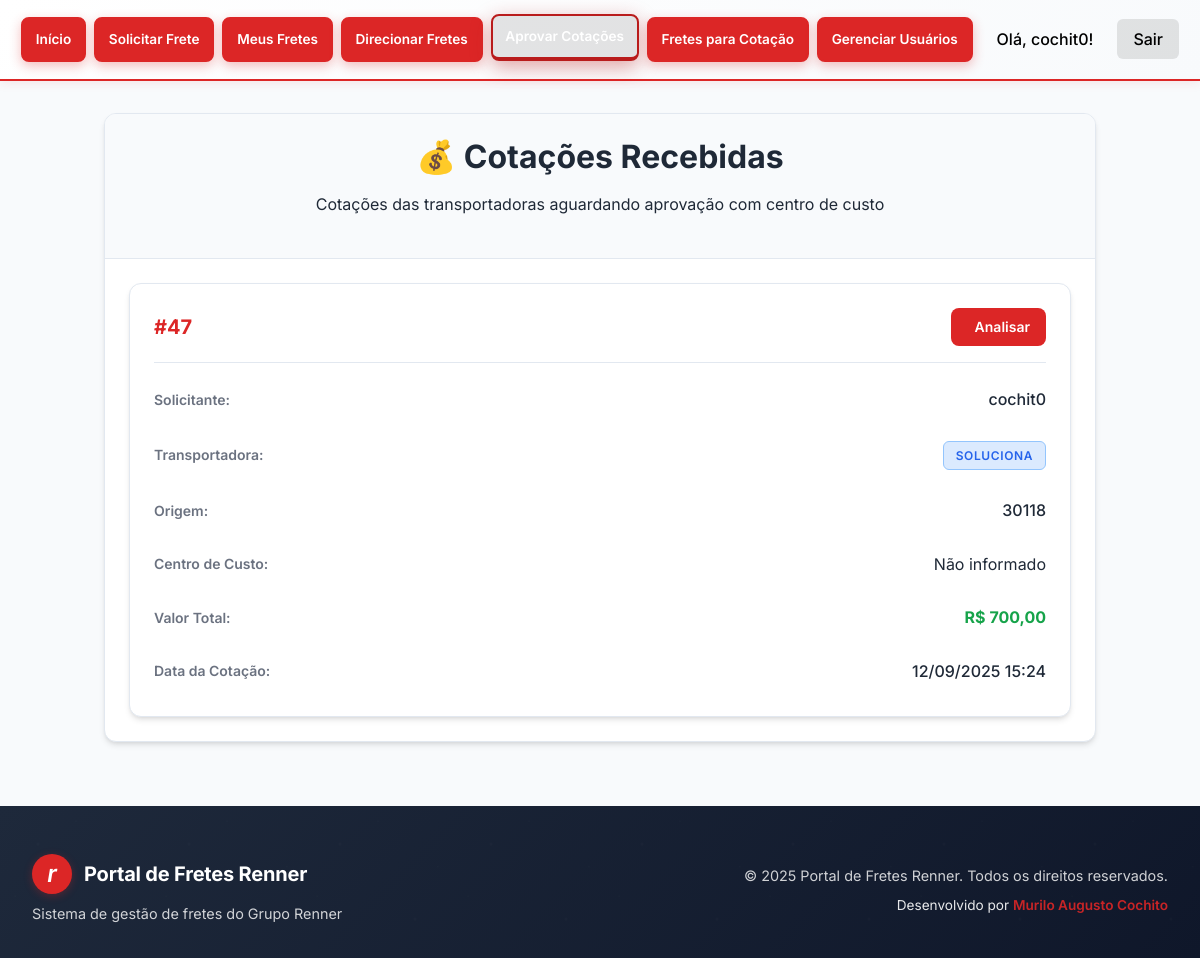
Before: /cotacoes-recebidas/ (signed in) with the older database file.
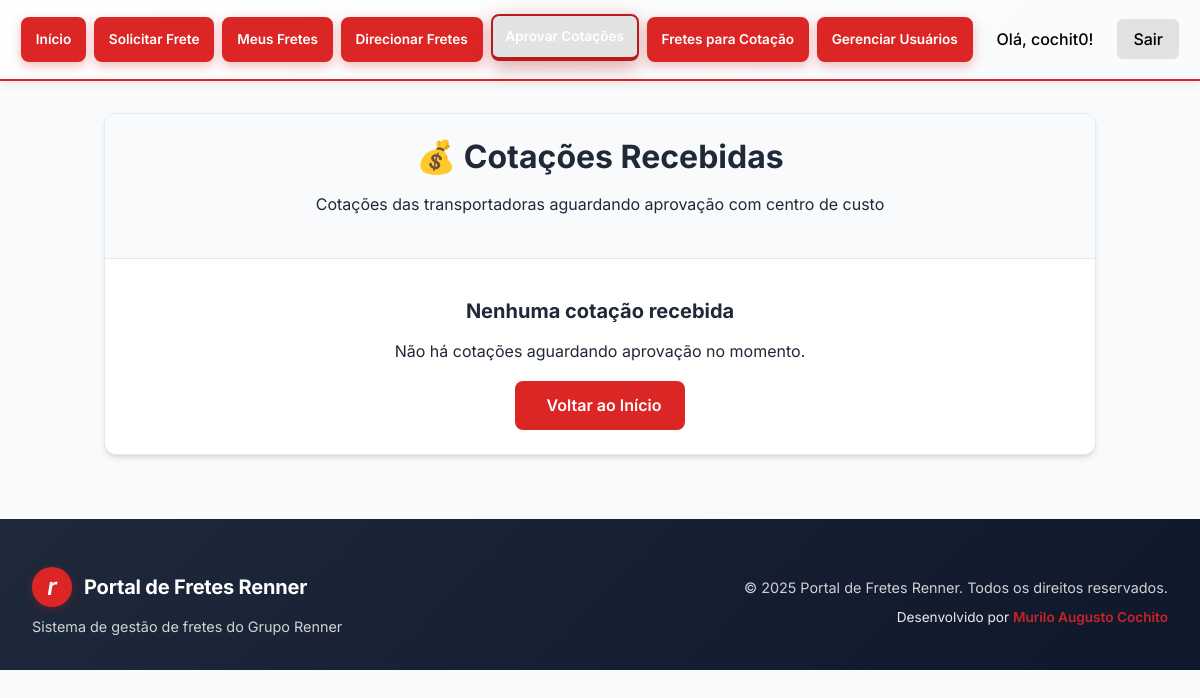
After: the same page with the newer database file.
### fretes/models.py (models this page shows, shortened)
class CotacaoFrete(models.Model):
	frete = models.ForeignKey(FreteRequest, on_delete=models.CASCADE, related_name='cotacoes')
	transportadora = models.ForeignKey(Transportadora, on_delete=models.CASCADE, related_name='cotacoes_feitas')
	valor_frete = models.DecimalField(max_digits=10, decimal_places=2, null=True, blank=True, verbose_name="Valor do Frete")
	valor_pedagio = models.DecimalField(max_digits=10, decimal_places=2, null=True, blank=True, verbose_name="Valor do Pedágio")
	valor_ajudante = models.DecimalField(max_digits=10, decimal_places=2, null=True, blank=True, verbose_name="Valor do Ajudante")
	valor_total = models.DecimalField(max_digits=10, decimal_places=2, null=True, blank=True, verbose_name="Valor Total")
	STATUS_COTACAO_CHOICES = [
		('pendente', 'Pendente'),
		('enviada', 'Enviada'),
		('aprovada', 'Aprovada'),
		('rejeitada', 'Rejeitada'),
		('rejeitada_transportadora', 'Rejeitada pela Transportadora'),
	]
	status = models.CharField(max_length=30, choices=STATUS_COTACAO_CHOICES, default='pendente')
	data_cotacao = models.DateTimeField(null=True, blank=True, verbose_name="Data da Cotação")
	observacoes_cotacao = models.TextField(blank=True, null=True, verbose_name="Observações da Cotação")
	motivo_rejeicao_transportadora = models.TextField(blank=True, null=True, verbose_name="Motivo da Rejeição pela Transportadora")
	aprovador = models.ForeignKey(User, on_delete=models.SET_NULL, null=True, blank=True, related_name='cotacoes_aprovadas', verbose_name="Aprovador")
	data_aprovacao = models.DateTimeField(null=True, blank=True, verbose_name="Data de Aprovação")
	observacoes_aprovacao = models.TextField(blank=True, null=True, verbose_name="Observações da Aprovação")
	justificativa_rejeicao = models.TextField(blank=True, null=True, verbose_name="Justificativa da Rejeição")

class FreteRequest(models.Model):
	usuario = models.ForeignKey(User, on_delete=models.CASCADE)
	data_criacao = models.DateTimeField(auto_now_add=True)
	descricao = models.TextField(blank=True)
	transportadora_selecionada = models.ForeignKey(Transportadora, null=True, blank=True, on_delete=models.SET_NULL)
	origem = models.ForeignKey(Loja, null=True, blank=True, on_delete=models.SET_NULL, related_name='fretes_origem')
	horario_coleta = models.CharField(max_length=50, blank=True, null=True)
	observacoes_origem = models.TextField(blank=True, null=True, verbose_name="Observações da Coleta")
	anexo_origem = models.FileField(upload_to='anexos/origem/', blank=True, null=True, verbose_name="Anexo da Origem", help_text="Arquivo Excel ou PDF relacionado à origem")
	TIPO_VEICULO_CHOICES = [
		('carreta', 'Carreta'),
		('truck', 'Truck'),
		('vuc', 'VUC'),
		('toco', 'Toco'),
		('3_4', '3/4'),
		('van', 'Van'),
	]
	tipo_veiculo = models.CharField(max_length=10, choices=TIPO_VEICULO_CHOICES, blank=True, null=True, verbose_name="Tipo de Veículo", help_text="Tipo de veículo necessário para o frete")
	precisa_ajudante = models.BooleanField(default=False, verbose_name="Precisa de Ajudante", help_text="Indica se o frete necessita de ajudante")
	quantidade_ajudantes = models.PositiveIntegerField(default=0, verbose_name="Quantidade de Ajudantes", help_text="Número de ajudantes necessários")
	nota_fiscal_emitida = models.BooleanField(default=False, verbose_name="Nota Fiscal Emitida", help_text="Indica se a nota fiscal já foi emitida")
	anexo_nota_fiscal = models.FileField(upload_to='anexos/nota_fiscal/', blank=True, null=True, verbose_name="Anexo da Nota Fiscal", help_text="Arquivo da nota fiscal (PDF, Excel)")
	quem_paga_frete = models.CharField(max_length=100, blank=True, null=True, verbose_name="Quem Paga o Frete", help_text="Loja responsável pelo pagamento do frete")
	STATUS_CHOICES = [
		('pendente', 'Pendente'),
		('cotacao_enviada', 'Cotação Enviada'),
		('cotacao_recebida', 'Cotação Recebida'),
		('cotacao_aprovada', 'Cotação Aprovada'),
		('rejeitado', 'Rejeitado'),
		('rejeitado_transportadora', 'Rejeitado pela Transportadora'),
		('cancelado', 'Cancelado'),
		('finalizado', 'Finalizado'),
	]
	status = models.CharField(max_length=30, choices=STATUS_CHOICES, default='pendente')
	centro_custo = models.CharField(max_length=100, blank=True, null=True, verbose_name="Centro de Custo", help_text="Centro de custo aprovado para o frete")
	aprovador = models.ForeignKey(User, on_delete=models.SET_NULL, null=True, blank=True, related_name='fretes_aprovados', verbose_name="Aprovador")
	data_aprovacao = models.DateTimeField(null=True, blank=True, verbose_name="Data de Aprovação")
	observacoes_aprovacao = models.TextField(blank=True, null=True, verbose_name="Observações da Aprovação")
	justificativa_rejeicao = models.TextField(blank=True, null=True, verbose_name="Justificativa da Rejeição")
	motivo_cancelamento = models.TextField(blank=True, null=True, verbose_name="Motivo do Cancelamento", help_text="Justificativa para o cancelamento do frete")
	usuario_cancelamento = models.ForeignKey(User, on_delete=models.SET_NULL, null=True, blank=True, related_name='fretes_cancelados', verbose_name="Usuário que Cancelou")
	data_cancelamento = models.DateTimeField(null=True, blank=True, verbose_name="Data do Cancelamento")
	transportadora = models.ForeignKey(User, on_delete=models.SET_NULL, null=True, blank=True, related_name='fretes_cotados', verbose_name="Transportadora", help_text="Transportadora responsável pela cotação")
	valor_frete = models.DecimalField(max_digits=10, decimal_places=2, null=True, blank=True, verbose_name="Valor do Frete", help_text="Valor cobrado pelo frete")
	valor_pedagio = models.DecimalField(max_digits=10, decimal_places=2, null=True, blank=True, verbose_name="Valor do Pedágio", help_text="Valor cobrado pelo pedágio")
	valor_ajudante = models.DecimalField(max_digits=10, decimal_places=2, null=True, blank=True, verbose_name="Valor do Ajudante", help_text="Valor cobrado pelo ajudante")
	valor_total = models.DecimalField(max_digits=10, decimal_places=2, null=True, blank=True, verbose_name="Valor Total", help_text="Soma total da cotação")
	data_cotacao = models.DateTimeField(null=True, blank=True, verbose_name="Data da Cotação")
	observacoes_cotacao = models.TextField(blank=True, null=True, verbose_name="Observações da Cotação")
	motivo_rejeicao_transportadora = models.TextField(blank=True, null=True, verbose_name="Motivo da Rejeição pela Transportadora")

class Transportadora(models.Model):
	nome = models.CharField(max_length=100)
	email = models.EmailField()

class Loja(models.Model):
	nome = models.CharField(max_length=100)
	endereco = models.CharField(max_length=255)
	numero = models.CharField(max_length=20)
	municipio = models.CharField(max_length=100)
	estado = models.CharField(max_length=2)
	cep = models.CharField(max_length=15, blank=True)
	regional = models.CharField(max_length=100, blank=True)
	latitude = models.DecimalField(max_digits=9, decimal_places=6, null=True, blank=True)
	longitude = models.DecimalField(max_digits=9, decimal_places=6, null=True, blank=True)

### fretes/views.py (the view)
# urls.py: path('cotacoes-recebidas/', views.cotacoes_recebidas, name='cotacoes_recebidas'),
@login_required(login_url='/login/')
def cotacoes_recebidas(request):
    try:
        user_profile = request.user.userprofile
        if not (user_profile.is_usuario_master() or user_profile.is_gerente()):
            messages.error(request, 'Você não tem permissão para aprovar cotações.')
            return redirect('home')
    except UserProfile.DoesNotExist:
        messages.error(request, 'Perfil de usuário não encontrado.')
        return redirect('home')
    cotacoes_recebidas = CotacaoFrete.objects.filter(
        status='enviada'
    ).select_related('frete__usuario', 'frete__origem', 'transportadora').prefetch_related('frete__destinos').order_by('-data_cotacao')
    return render(request, 'fretes/cotacoes_recebidas.html', {
        'cotacoes_recebidas': cotacoes_recebidas
    })

### fretes/models.py (called while the page is built)
	def is_usuario_master(self):
		return self.is_master or self.tipo_usuario == 'master'

	def is_gerente(self):
		return self.tipo_usuario == 'gerente'

	def is_transportadora(self):
		return self.tipo_usuario == 'transportadora'

### fretes/templates/fretes/cotacoes_recebidas.html (shortened to what this page needs)
{% extends 'fretes/base.html' %}
{% load frete_filters %}
{% block content %}
<div class="container-lg mt-8">
    <div class="card animate-fade-in">
        <div class="card-header">
            <h2 class="text-center">💰 Cotações Recebidas</h2>
            <p class="text-muted text-center">Cotações das transportadoras aguardando aprovação com centro de custo</p>
        </div>
        <div class="card-body">
            {% if cotacoes_recebidas %}
                <div class="cotacoes-grid">
                    {% for cotacao in cotacoes_recebidas %}
                    <div class="cotacao-card">
                        <div class="cotacao-header">
                            <div class="cotacao-id">
                                <strong>#{{ cotacao.frete.id }}</strong>
                            </div>
                            <div class="cotacao-actions">
                                <a href="{% url 'aprovar_cotacao' cotacao.id %}" class="btn btn-primary btn-sm">
                                     Analisar
                                </a>
                            </div>
                        </div>
                        <div class="cotacao-info">
                            <div class="info-row">
                                <span class="info-label">Solicitante:</span>
                                <span class="info-value">{{ cotacao.frete.usuario.username }}</span>
                            </div>
                            <div class="info-row">
                                <span class="info-label">Transportadora:</span>
                                <span class="badge badge-info">{{ cotacao.transportadora.nome }}</span>
                            </div>
                            <div class="info-row">
                                <span class="info-label">Origem:</span>
                                <span class="info-value">{{ cotacao.frete.origem.nome }}</span>
                            </div>
                            <div class="info-row">
                                <span class="info-label">Centro de Custo:</span>
                                {% if cotacao.frete.centro_custo %}
                                    <span class="badge badge-secondary">{{ cotacao.frete.centro_custo }}</span>
                                {% else %}
                                    <span class="text-muted">Não informado</span>
                                {% endif %}
                            </div>
                            <div class="info-row">
                                <span class="info-label">Valor Total:</span>
                                {% if cotacao.valor_total %}
                                    <span class="info-value text-success font-bold">R$ {{ cotacao.valor_total|floatformat:2 }}</span>
                                {% else %}
                                    <span class="text-muted">Não informado</span>
                                {% endif %}
                            </div>
                            <div class="info-row">
                                <span class="info-label">Data da Cotação:</span>
                                <span class="info-value">{{ cotacao.data_cotacao|date:"d/m/Y H:i" }}</span>
                            </div>
                        </div>
                    </div>
                    {% endfor %}
                </div>
            {% else %}
                <div class="text-center py-5">
                    <h4 class="text-muted">Nenhuma cotação recebida</h4>
                    <p class="text-muted">Não há cotações aguardando aprovação no momento.</p>
                    <a href="{% url 'home' %}" class="btn btn-primary">
                         Voltar ao Início
                    </a>
                </div>
            {% endif %}
        </div>
    </div>
</div>
{% endblock %}

Changed rows visible on the page:
removed CotacaoFrete: frete.id "47", frete.usuario.username "cochit0", transportadora.nome "SOLUCIONA", frete.origem.nome "30118", shows "Não informado", valor_total "700,00", data_cotacao "12/09/2025 15:24"
Other visible differences:
text now shown: "Nenhuma cotação recebida Não há cotações aguardando aprovação no momento. Voltar ao Início"
